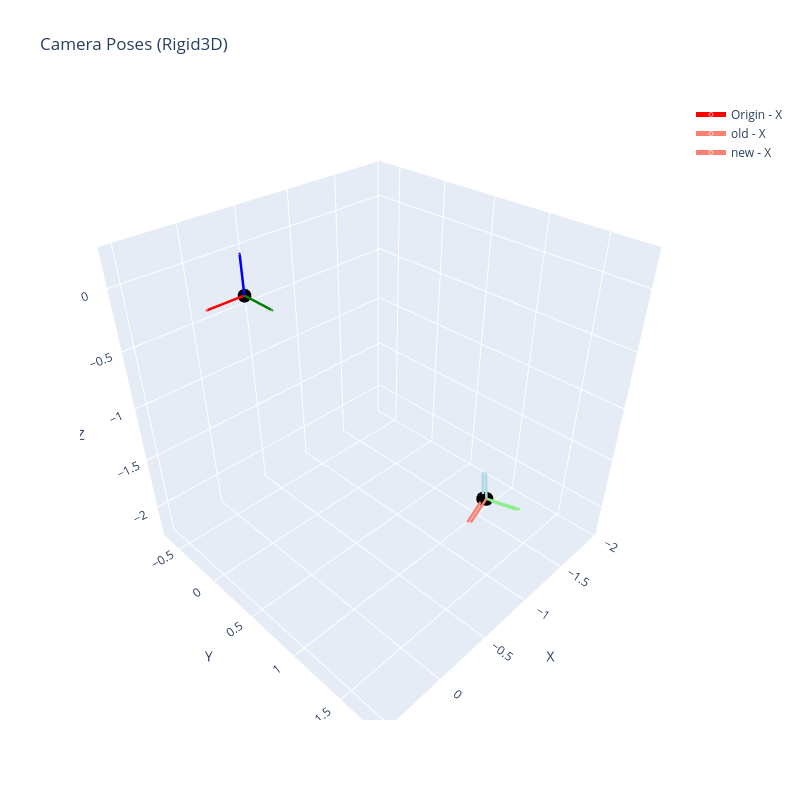

Source (notebook cell):
### Code cell
# plot to see effect/
fig = plot_rigid3d_poses([world_from_cam, new_world_from_cam], labels=["old", "new"], show_origin=True, axis_length=0.3)
fig.show()

### Figure 1 — Plotly figure (JSON) as saved in the notebook; plotly's stock layout.template omitted (floating-point values rounded to 4 significant figures)
{"data": [{"hovertemplate": "Origin - X axis<br>Start: (0.000, 0.000, 0.000)<br>End: (0.300, 0.000, 0.000)<extra></extra>", "line": {"color": "red", "width": 5}, "marker": {"color": "red", "size": [5, 3]}, "mode": "lines+markers", "name": "Origin - X", "showlegend": true, "x": [0.0, 0.3], "y": [0.0, 0.0], "z": [0.0, 0.0], "type": "scatter3d"}, {"hovertemplate": "Origin - Y axis<br>Start: (0.000, 0.000, 0.000)<br>End: (0.000, 0.300, 0.000)<extra></extra>", "line": {"color": "green", "width": 5}, "marker": {"color": "green", "size": [5, 3]}, "mode": "lines+markers", "name": "Origin - Y", "showlegend": false, "x": [0.0, 0.0], "y": [0.0, 0.3], "z": [0.0, 0.0], "type": "scatter3d"}, {"hovertemplate": "Origin - Z axis<br>Start: (0.000, 0.000, 0.000)<br>End: (0.000, 0.000, 0.300)<extra></extra>", "line": {"color": "blue", "width": 5}, "marker": {"color": "blue", "size": [5, 3]}, "mode": "lines+markers", "name": "Origin - Z", "showlegend": false, "x": [0.0, 0.0], "y": [0.0, 0.0], "z": [0.0, 0.3], "type": "scatter3d"}, {"hovertemplate": "Origin<br>Position: (0.000, 0.000, 0.000)<extra></extra>", "marker": {"color": "black", "size": 8, "symbol": "circle"}, "mode": "markers", "name": "Origin", "showlegend": false, "x": [0.0], "y": [0.0], "z": [0.0], "type": "scatter3d"}, {"hovertemplate": "old - X axis<br>Start: (-1.421, 1.098, -2.018)<br>End: (-1.131, 1.172, -2.043)<extra></extra>", "line": {"color": "salmon", "width": 5}, "marker": {"color": "salmon", "size": [5, 3]}, "mode": "lines+markers", "name": "old - X", "showlegend": true, "x": [-1.421, -1.131], "y": [1.098, 1.172], "z": [-2.018, -2.043], "type": "scatter3d"}, {"hovertemplate": "old - Y axis<br>Start: (-1.421, 1.098, -2.018)<br>End: (-1.493, 1.389, -2.003)<extra></extra>", "line": {"color": "lightgreen", "width": 5}, "marker": {"color": "lightgreen", "size": [5, 3]}, "mode": "lines+markers", "name": "old - Y", "showlegend": false, "x": [-1.421, -1.493], "y": [1.098, 1.389], "z": [-2.018, -2.003], "type": "scatter3d"}, {"hovertemplate": "old - Z axis<br>Start: (-1.421, 1.098, -2.018)<br>End: (-1.393, 1.090, -1.719)<extra></extra>", "line": {"color": "lightblue", "width": 5}, "marker": {"color": "lightblue", "size": [5, 3]}, "mode": "lines+markers", "name": "old - Z", "showlegend": false, "x": [-1.421, -1.393], "y": [1.098, 1.09], "z": [-2.018, -1.719], "type": "scatter3d"}, {"hovertemplate": "old<br>Position: (-1.421, 1.098, -2.018)<extra></extra>", "marker": {"color": "black", "size": 8, "symbol": "circle"}, "mode": "markers", "name": "old", "showlegend": false, "x": [-1.421], "y": [1.098], "z": [-2.018], "type": "scatter3d"}, {"hovertemplate": "new - X axis<br>Start: (-1.421, 1.133, -1.998)<br>End: (-1.131, 1.207, -2.022)<extra></extra>", "line": {"color": "salmon", "width": 5}, "marker": {"color": "salmon", "size": [5, 3]}, "mode": "lines+markers", "name": "new - X", "showlegend": true, "x": [-1.421, -1.131], "y": [1.133, 1.207], "z": [-1.998, -2.022], "type": "scatter3d"}, {"hovertemplate": "new - Y axis<br>Start: (-1.421, 1.133, -1.998)<br>End: (-1.493, 1.424, -1.978)<extra></extra>", "line": {"color": "lightgreen", "width": 5}, "marker": {"color": "lightgreen", "size": [5, 3]}, "mode": "lines+markers", "name": "new - Y", "showlegend": false, "x": [-1.421, -1.493], "y": [1.133, 1.424], "z": [-1.998, -1.978], "type": "scatter3d"}, {"hovertemplate": "new - Z axis<br>Start: (-1.421, 1.133, -1.998)<br>End: (-1.393, 1.119, -1.700)<extra></extra>", "line": {"color": "lightblue", "width": 5}, "marker": {"color": "lightblue", "size": [5, 3]}, "mode": "lines+markers", "name": "new - Z", "showlegend": false, "x": [-1.421, -1.393], "y": [1.133, 1.119], "z": [-1.998, -1.7], "type": "scatter3d"}, {"hovertemplate": "new<br>Position: (-1.421, 1.133, -1.998)<extra></extra>", "marker": {"color": "black", "size": 8, "symbol": "circle"}, "mode": "markers", "name": "new", "showlegend": false, "x": [-1.421], "y": [1.133], "z": [-1.998], "type": "scatter3d"}], "layout": {"scene": {"xaxis": {"title": {"text": "X"}, "range": [-2.019, 0.5984]}, "yaxis": {"title": {"text": "Y"}, "range": [-0.7422, 1.876]}, "zaxis": {"title": {"text": "Z"}, "range": [-2.318, 0.3]}, "aspectmode": "cube"}, "title": {"text": "Camera Poses (Rigid3D)"}, "width": 800, "height": 800, "showlegend": true}}
